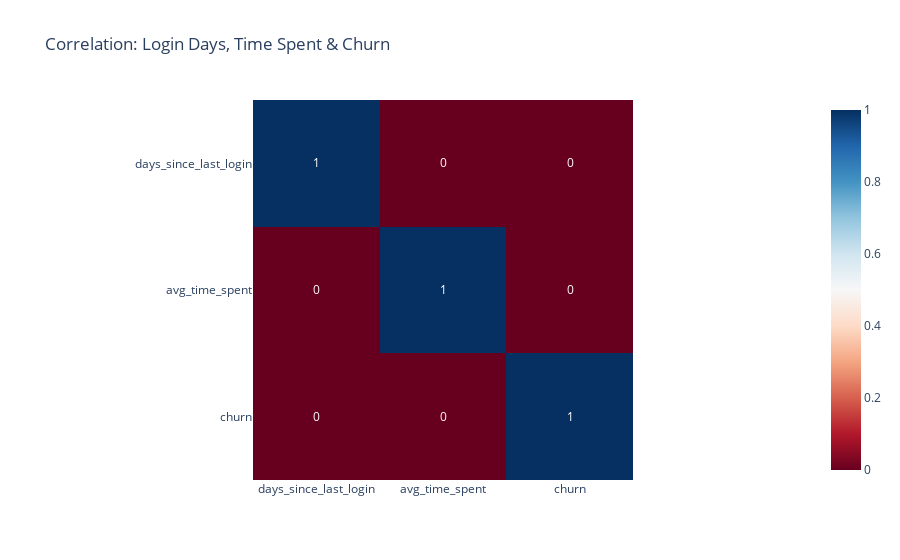

This figure's notebook cell:
### Code cell
import plotly.express as px

selected_cols = ['days_since_last_login', 'avg_time_spent', 'churn']
corr = df[selected_cols].corr().round(1)

fig = px.imshow(corr,
                text_auto=True,
                color_continuous_scale='RdBu',
                title='Correlation: Login Days, Time Spent & Churn')

fig.show()

### Figure 1 — Plotly figure (JSON) as saved in the notebook; plotly's stock layout.template omitted (floating-point values rounded to 4 significant figures)
{"data": [{"coloraxis": "coloraxis", "hovertemplate": "x: %{x}<br>y: %{y}<br>color: %{z}<extra></extra>", "name": "0", "texttemplate": "%{z}", "type": "heatmap", "x": ["days_since_last_login", "avg_time_spent", "churn"], "xaxis": "x", "y": ["days_since_last_login", "avg_time_spent", "churn"], "yaxis": "y", "z": [[1, 0, 0], [0, 1, 0], [0, 0, 1]]}], "layout": {"coloraxis": {"colorscale": [[0, "rgb(103,0,31)"], [0.1, "rgb(178,24,43)"], [0.2, "rgb(214,96,77)"], [0.3, "rgb(244,165,130)"], [0.4, "rgb(253,219,199)"], [0.5, "rgb(247,247,247)"], [0.6, "rgb(209,229,240)"], [0.7, "rgb(146,197,222)"], [0.8, "rgb(67,147,195)"], [0.9, "rgb(33,102,172)"], [1, "rgb(5,48,97)"]]}, "title": {"text": "Correlation: Login Days, Time Spent & Churn"}, "xaxis": {"anchor": "y", "constrain": "domain", "domain": [0, 1], "scaleanchor": "y"}, "yaxis": {"anchor": "x", "autorange": "reversed", "constrain": "domain", "domain": [0, 1]}}}
